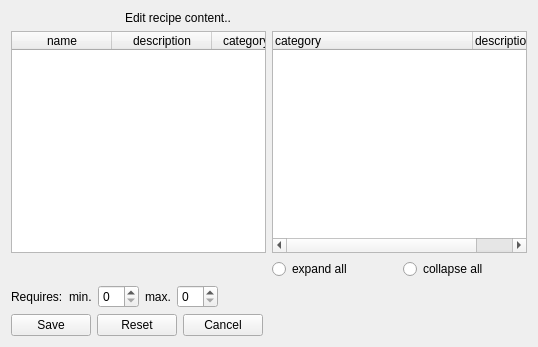
<?xml version="1.0" encoding="UTF-8"?>
<ui version="4.0">
 <class>recipe_content_edit_form</class>
 <widget class="QWidget" name="recipe_content_edit_form">
  <property name="geometry">
   <rect>
    <x>0</x>
    <y>0</y>
    <width>538</width>
    <height>347</height>
   </rect>
  </property>
  <property name="windowTitle">
   <string>Edit recipe content</string>
  </property>
  <property name="action" stdset="0">
   <string>RecipeContentRequest RecipeContent {recipe_id={id}; category_id={category_id}}</string>
  </property>
  <layout class="QGridLayout" name="gridLayout">
   <item row="5" column="0">
    <layout class="QHBoxLayout" name="horizontalLayout">
     <item>
      <widget class="QPushButton" name="link">
       <property name="text">
        <string>Save</string>
       </property>
       <property name="form" stdset="0">
        <string notr="true">_CLOSE_</string>
       </property>
       <property name="action" stdset="0">
        <string>createRecipeContent RecipeContent {}</string>
       </property>
      </widget>
     </item>
     <item>
      <widget class="QPushButton" name="pushButton">
       <property name="text">
        <string>Reset</string>
       </property>
       <property name="form" stdset="0">
        <string>recipe_content_id?id={main.id}&amp;category_id={main.category_id}</string>
       </property>
      </widget>
     </item>
     <item>
      <widget class="QPushButton" name="cancel">
       <property name="text">
        <string>Cancel</string>
       </property>
       <property name="form" stdset="0">
        <string notr="true">_CLOSE_</string>
       </property>
      </widget>
     </item>
     <item>
      <spacer name="horizontalSpacer">
       <property name="orientation">
        <enum>Qt::Horizontal</enum>
       </property>
       <property name="sizeHint" stdset="0">
        <size>
         <width>40</width>
         <height>20</height>
        </size>
       </property>
      </spacer>
     </item>
    </layout>
   </item>
   <item row="0" column="0">
    <layout class="QHBoxLayout" name="horizontalLayout_2">
     <item>
      <widget class="QLabel" name="label_2">
       <property name="maximumSize">
        <size>
         <width>32</width>
         <height>32</height>
        </size>
       </property>
       <property name="text">
        <string/>
       </property>
      </widget>
     </item>
     <item>
      <widget class="QLabel" name="label_3">
       <property name="maximumSize">
        <size>
         <width>32</width>
         <height>32</height>
        </size>
       </property>
       <property name="text">
        <string/>
       </property>
       <property name="pixmap">
        <pixmap resource="../qtclient.qrc">:/images/link_edit.png</pixmap>
       </property>
      </widget>
     </item>
     <item>
      <widget class="QLabel" name="label_4">
       <property name="maximumSize">
        <size>
         <width>32</width>
         <height>32</height>
        </size>
       </property>
       <property name="text">
        <string/>
       </property>
       <property name="pixmap">
        <pixmap resource="../qtclient.qrc">:/images/folders.png</pixmap>
       </property>
      </widget>
     </item>
     <item>
      <widget class="QLabel" name="label">
       <property name="text">
        <string>Edit recipe content..</string>
       </property>
      </widget>
     </item>
    </layout>
   </item>
   <item row="2" column="0">
    <layout class="QGridLayout" name="gridLayout_2">
     <item row="2" column="1">
      <layout class="QHBoxLayout" name="horizontalLayout_4">
       <item>
        <widget class="QRadioButton" name="ignore_expand_feats">
         <property name="text">
          <string>expand all</string>
         </property>
        </widget>
       </item>
       <item>
        <widget class="QRadioButton" name="ignore_collapse_feats">
         <property name="text">
          <string>collapse all</string>
         </property>
        </widget>
       </item>
      </layout>
     </item>
     <item row="0" column="1">
      <widget class="QTreeWidget" name="category">
       <property name="enabled">
        <bool>true</bool>
       </property>
       <property name="editTriggers">
        <set>QAbstractItemView::NoEditTriggers</set>
       </property>
       <property name="selectionMode">
        <enum>QAbstractItemView::SingleSelection</enum>
       </property>
       <property name="itemsExpandable">
        <bool>true</bool>
       </property>
       <property name="action" stdset="0">
        <string notr="true">CategoryHierarchyRequest category {id=1}</string>
       </property>
       <attribute name="headerDefaultSectionSize">
        <number>200</number>
       </attribute>
       <column>
        <property name="text">
         <string>category</string>
        </property>
       </column>
       <column>
        <property name="text">
         <string>description</string>
        </property>
       </column>
      </widget>
     </item>
     <item row="2" column="0">
      <layout class="QHBoxLayout" name="horizontalLayout_3"/>
     </item>
     <item row="0" column="0">
      <widget class="QTableWidget" name="recipe">
       <property name="horizontalScrollBarPolicy">
        <enum>Qt::ScrollBarAlwaysOff</enum>
       </property>
       <property name="alternatingRowColors">
        <bool>true</bool>
       </property>
       <property name="selectionMode">
        <enum>QAbstractItemView::SingleSelection</enum>
       </property>
       <property name="selectionBehavior">
        <enum>QAbstractItemView::SelectRows</enum>
       </property>
       <property name="showGrid">
        <bool>true</bool>
       </property>
       <property name="gridStyle">
        <enum>Qt::DotLine</enum>
       </property>
       <property name="sortingEnabled">
        <bool>true</bool>
       </property>
       <property name="action" stdset="0">
        <string notr="true">RecipeListRequest recipe {}</string>
       </property>
       <attribute name="horizontalHeaderShowSortIndicator" stdset="0">
        <bool>true</bool>
       </attribute>
       <attribute name="verticalHeaderStretchLastSection">
        <bool>false</bool>
       </attribute>
       <column>
        <property name="text">
         <string>name</string>
        </property>
       </column>
       <column>
        <property name="text">
         <string>description</string>
        </property>
       </column>
       <column>
        <property name="text">
         <string>categoryName</string>
        </property>
       </column>
       <column>
        <property name="text">
         <string>creationDate</string>
        </property>
       </column>
       <column>
        <property name="text">
         <string>comment</string>
        </property>
       </column>
      </widget>
     </item>
    </layout>
   </item>
   <item row="3" column="0">
    <layout class="QFormLayout" name="formLayout">
     <property name="fieldGrowthPolicy">
      <enum>QFormLayout::AllNonFixedFieldsGrow</enum>
     </property>
     <item row="1" column="0">
      <widget class="QLabel" name="label_requires">
       <property name="text">
        <string>Requires:</string>
       </property>
      </widget>
     </item>
     <item row="1" column="1">
      <layout class="QHBoxLayout" name="horizontalLayout_5">
       <item>
        <widget class="QLabel" name="label_min_requires">
         <property name="text">
          <string>min.</string>
         </property>
         <property name="buddy">
          <cstring>min_requires</cstring>
         </property>
        </widget>
       </item>
       <item>
        <widget class="QSpinBox" name="min_requires"/>
       </item>
       <item>
        <widget class="QLabel" name="label_max_requires">
         <property name="text">
          <string>max.</string>
         </property>
         <property name="buddy">
          <cstring>max_requires</cstring>
         </property>
        </widget>
       </item>
       <item>
        <widget class="QSpinBox" name="max_requires"/>
       </item>
       <item>
        <spacer name="horizontalSpacer_2">
         <property name="orientation">
          <enum>Qt::Horizontal</enum>
         </property>
         <property name="sizeHint" stdset="0">
          <size>
           <width>40</width>
           <height>20</height>
          </size>
         </property>
        </spacer>
       </item>
      </layout>
     </item>
    </layout>
   </item>
  </layout>
 </widget>
 <tabstops>
  <tabstop>recipe</tabstop>
  <tabstop>category</tabstop>
  <tabstop>ignore_expand_feats</tabstop>
  <tabstop>ignore_collapse_feats</tabstop>
  <tabstop>min_requires</tabstop>
  <tabstop>max_requires</tabstop>
  <tabstop>link</tabstop>
  <tabstop>pushButton</tabstop>
  <tabstop>cancel</tabstop>
 </tabstops>
 <resources>
  <include location="../qtclient.qrc"/>
  <include location="../qtclient.qrc"/>
 </resources>
 <connections>
  <connection>
   <sender>ignore_expand_feats</sender>
   <signal>clicked()</signal>
   <receiver>category</receiver>
   <slot>expandAll()</slot>
   <hints>
    <hint type="sourcelabel">
     <x>396</x>
     <y>267</y>
    </hint>
    <hint type="destinationlabel">
     <x>305</x>
     <y>172</y>
    </hint>
   </hints>
  </connection>
  <connection>
   <sender>ignore_collapse_feats</sender>
   <signal>clicked()</signal>
   <receiver>category</receiver>
   <slot>collapseAll()</slot>
   <hints>
    <hint type="sourcelabel">
     <x>526</x>
     <y>267</y>
    </hint>
    <hint type="destinationlabel">
     <x>446</x>
     <y>172</y>
    </hint>
   </hints>
  </connection>
 </connections>
</ui>
